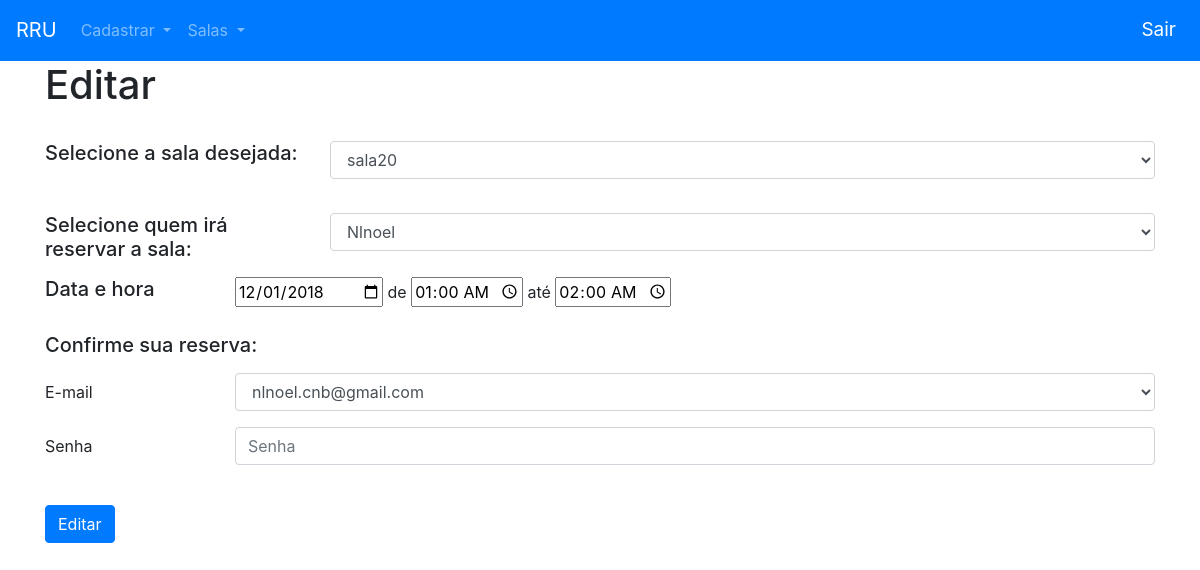
The page /index.php?page=edi-sala&idsalas=8 (signed in) on the database its author committed.
### tables this page shows
CREATE TABLE IF NOT EXISTS `hora_reserva` (
  `salas_idsalas` int(10) UNSIGNED NOT NULL,
  `funcionario_idfuncionario` int(10) UNSIGNED NOT NULL,
  `hora_inicial` time NOT NULL,
  `hora_final` time NOT NULL,
  `dia_reserva` date NOT NULL,
  PRIMARY KEY (`salas_idsalas`,`funcionario_idfuncionario`),
  KEY `funcionario_idfuncionario` (`funcionario_idfuncionario`)
);

### sala/editar-sala.php (the view, shortened to what this page needs)
<h1>Editar</h1>
<?php
	$sql = "SELECT * FROM hora_reserva WHERE salas_idsalas=".$_REQUEST["idsalas"];
	$res = $conn->query($sql);
	$row = $res->fetch_assoc();
	$idsala = $row["salas_idsalas"];
	$idfunc = $row["funcionario_idfuncionario"];
	$horaini = $row["hora_inicial"];
	$horafim = $row["hora_final"];
	$diareser = $row["dia_reserva"];
?>
<form action="index.php?page=sal-sala" method="POST">
	<form>
		<?php
			$sql = "select nome_sala, idsalas from salas";
			$result = $conn->query($sql);
			print "<br>";
			print "<div class='row'>";
			print "<br><label for='salaReserv' class='col-sm-3' col-form-label'><h5>Selecione a sala desejada:</h5></label><br>";
			print "<div class='col-sm-9'><select required id = 'salaReserv' name='salaReserv' class='form-control'>";
			while($row = $result->fetch_assoc()){
				$nome = $row['nome_sala'];
				$id = $row['idsalas'];
				if($id==$idsala){
					print "<option selected value='".$id."'>".$nome."</option>";
				}
				else{
					print "<option value='".$id."'>".$nome."</option>";
				}
			}
			print "</select></div>";
			print "<br>";
			$sql = "select idfuncionario, usuario_funcionario from funcionario";
			$result = $conn->query($sql);
			print "<br>";
			print "<br>
				<label for='usuarioReserv' class='col-sm-3' col-form-label'>
					<h5>
						Selecione quem irá reservar a sala:
					</h5>
				</label>
				<br>";
			print "<div class='col-sm-9'>
						<select required id='usuarioReserv' name='usuarioReserv' class='form-control'>";
			while($row = $result->fetch_assoc()){
				$nome = $row['usuario_funcionario'];
				$id = $row['idfuncionario'];
				if($id==$idfunc){
					print "<option selected value='".$id."'>".$nome."</option>";
				}
				else{
					print "<option value='".$id."'>".$nome."</option>";
				}
			}
			print "</select></div>";
			print "<br>";
			print "<br>";
			print "<div class='col-sm-2'>";
			print "<h5>Data e hora</h5>";
			print "</div>";
			print "<div align='left' class='col-sm-10'>";
				print "<input id='dia_reserv' value='".$diareser."' name='dia_reserv' required type='date'> de
						<input required id='ini_reserv' value='".$horaini."' name='ini_reserv' type='time' value='00:00'> até
						<input required id='fim_reserv' value='".$horafim."' name='fim_reserv' type='time' value='00:00'>";
			print "</div>";
			print "</div>";
		?>
		<br>
		<label><h5>Confirme sua reserva:</h5></label>
		<br>
			<div class="form-group row">
				<label for="email" class="col-sm-2 col-form-label">E-mail</label>
				<div class="col-sm-10">
					<select class="form-control" name="email" id="email">
						<?php
							$sql = "select idfuncionario, email from funcionario order by email";
							$result = $conn->query($sql);
							while($row = $result->fetch_assoc()){
								$email = $row['email'];
								$idfuncionario = $row["idfuncionario"];
								if($idfuncionario==$idfunc){
									$emailReal = $row["email"];
								}
								if($email==$emailReal){
									print "<option selected value='".$email."'>".$email."</option>";
								}
								else{
									print "<option value='".$email."'>".$email."</option>";
								}
							}
						?>
					</select>
				</div>
			</div>
			<div class="form-group row">
				<label for="senha" class="col-sm-2 col-form-label">Senha</label>
				<div class="col-sm-10">
					<input type="password" required name="senha" class="form-control" id="senha" placeholder="Senha">
				</div>
			</div>
		<br>
		<button type="submit" class="btn btn-primary">Editar</button>
	</form>
</form>

### rows shown on the page
hora_reserva: dia_reserv "12/01/2018", ini_reserv "01:00:00", fim_reserv "02:00:00"

### other values the page prints
form field salaReserv "sala20"
form field usuarioReserv "Nlnoel"
form field email "nlnoel.cnb@gmail.com"
